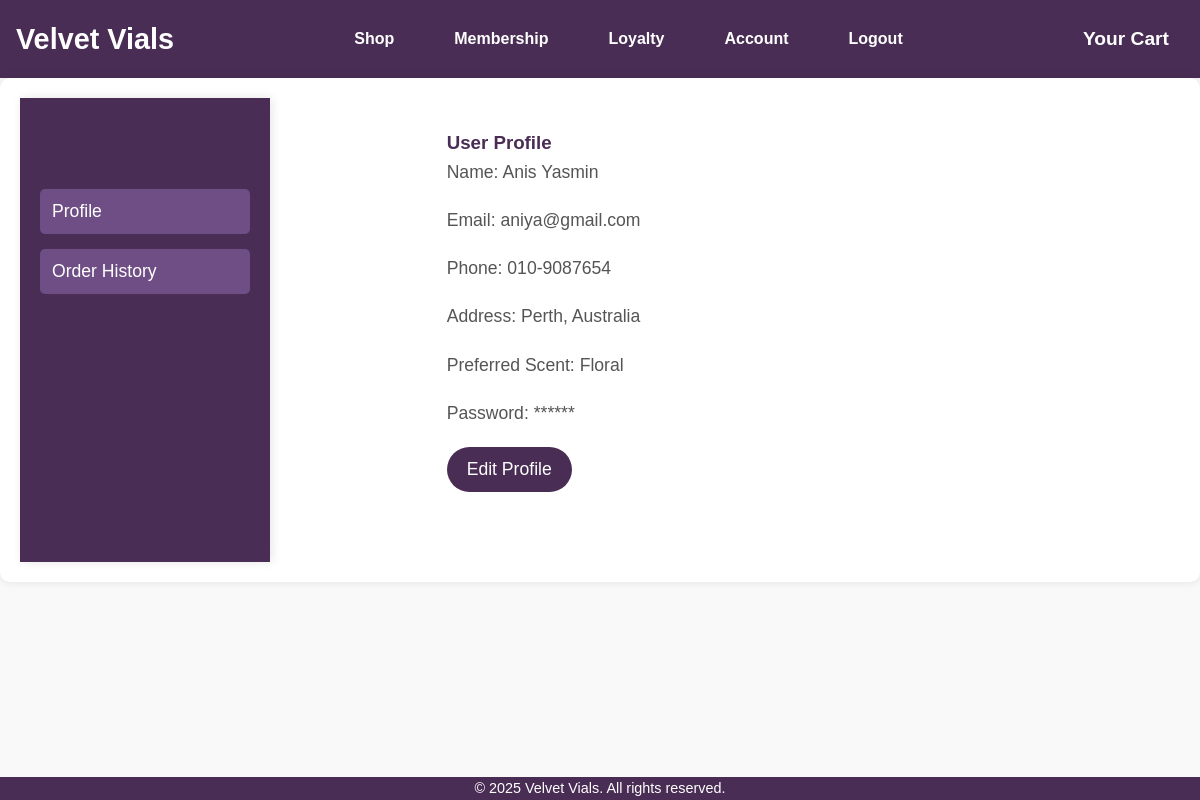
Screenshot of /account.php (signed in) with the database file from the repository.
### tables this page shows
CREATE TABLE `users` (
  `userId` int(11) NOT NULL,
  `userFname` varchar(100) NOT NULL,
  `userLname` varchar(100) NOT NULL,
  `userEmail` varchar(100) NOT NULL,
  `userPhone` varchar(15) NOT NULL,
  `userAddress` varchar(255) NOT NULL,
  `userPassword` varchar(255) NOT NULL,
  `userMembership` varchar(10) NOT NULL,
  `signup_date` timestamp NOT NULL DEFAULT current_timestamp(),
  `userStatus` enum('active','inactive') DEFAULT 'active',
  `userPrefStatus` varchar(50) DEFAULT NULL,
  `loyaltyPoint` int(11) DEFAULT 0,
  `loyaltyEarn` int(11) DEFAULT 0,
  `loyaltyRedeem` int(11) DEFAULT 0,
  `lastCheckIn` datetime DEFAULT NULL,
  `membershipExpiryDate` date DEFAULT NULL,
  `membershipRequest` varchar(50) DEFAULT NULL,
  `isRequestApproved` tinyint(1) DEFAULT 0,
  `approveStat` enum('Pending','Approved') DEFAULT 'Pending'
);

### account.php (the view, shortened to what this page needs)
<?php
$servername = "localhost";
$username = "root";
$password = "";
$dbname = "velvetvials";
$conn = new mysqli($servername, $username, $password, $dbname);
$userEmail = $_SESSION['userEmail'];
$userSql = "SELECT userId, userFname, userLname, userEmail, userPhone, userAddress, userPrefStatus, userPassword FROM users WHERE userEmail = ?";
$userStmt = $conn->prepare($userSql);
$userStmt->bind_param("s", $userEmail);
$userStmt->execute();
$userResult = $userStmt->get_result();
if ($userResult->num_rows > 0) {
    $userData = $userResult->fetch_assoc();
} else {
    die("User not found.");
}
?>
<!DOCTYPE html>
<html lang="en">
<head>
    <link rel="stylesheet" href="css/style.css">
    <link rel="stylesheet" href="https://cdnjs.cloudflare.com/ajax/libs/font-awesome/6.0.0-beta3/css/all.min.css">
</head>
<body>
<nav class="nav-bar">
            <a id="logo" href="member.php">Velvet Vials</a>
            <div class="nav-bar-links">
                <ul>
                    <li><a href="shopPublic.php">Shop</a></li>
                    <li><a href="membership.php">Membership</a></li>
                    <li><a href="loyalty.php">Loyalty</a></li>
                    <li><a href="account.php">Account</a></li>
                    <li><a href="logout.php">Logout</a></li>
                </ul>
            </div>
            <div id="cart">
                <a href="cartPage.php">Your Cart </a>
            </div>
        </nav>
<div class="container">
    <div class="sidebar">
        <h2>Account</h2>
        <ul>
            <li><button id="profile-btn">Profile</button></li>
            <li><button id="order-history-btn">Order History</button></li>
        </ul>
    </div>
    <div class="main-content">
        <div id="profile-section" class="account-section">
            <h3>User Profile</h3>
            <p>Name: <span id="user-name"><?php echo $userData['userFname'] . ' ' . $userData['userLname']; ?></span></p>
            <p>Email: <span id="user-email"><?php echo $userData['userEmail']; ?></span></p>
            <p>Phone: <span id="user-phone"><?php echo $userData['userPhone']; ?></span></p>
            <p>Address: <span id="user-address"><?php echo $userData['userAddress']; ?></span></p>
            <p>Preferred Scent: <span id="user-preferences"><?php echo $userData['userPrefStatus']; ?></span></p>
            <p>Password: <span id="user-password">******</span></p>
            <button id="edit-profile-btn">Edit Profile</button>
        </div>
    </div>
</div>
<footer id="footer">
    <p>&copy; 2025 Velvet Vials. All rights reserved.</p>
</footer>
</body>
</html>

### css/style.css (style rules this page uses)
* { margin: 0; padding: 0; box-sizing: border-box; font-family: 'Arial', sans-serif; }
body { font-family: 'Poppins', sans-serif; line-height: 1.6; background-color: #f9f9f9; color: #333; }
h1, h2 { color: #4A2D54; font-weight: bold; }
p { color: #555; }
.nav-bar { background-color: #4A2D54; padding: 1rem; color: white; display: flex; justify-content: space-between; align-items: center; }
.nav-bar a { color: white; text-decoration: none; font-size: 1.2rem; font-weight: bold; }
.nav-bar-links ul { list-style: none; margin: 0; padding: 0; display: flex; gap: 15px; }
.nav-bar-links ul li { margin: 0 15px; }
.nav-bar-links ul li a { color: white; text-decoration: none; font-size: 1rem; transition: color 0.3s; }
#logo { color: white; font-size: 1.8rem; font-weight: bold; text-decoration: none; }
#footer { background-color: #4A2D54; color: white; text-align: center; padding: 0.%; position: fixed; bottom: 0; width: 100%; font-size: 0.9rem; }
#footer p { margin: 0; color:#ffffff; }
.container { max-width: 600px; margin: 50px auto; padding: 20px; background-color: white; border-radius: 10px; box-shadow: 0 0 10px rgba(0, 0, 0, 0.1); }
h2 { text-align: center; color: #4A2D54; margin-bottom: 20px; font-size: 2rem; }
button { padding: 8px 16px; border: none; cursor: pointer; }
.container { max-width: 1200px; margin: 0 auto; display: grid; grid-template-columns: 1fr 1fr 1fr; gap: 30px; }
.sidebar { width: 250px; background-color: #4A2D54; color: white; padding: 20px; box-shadow: 2px 0 10px rgba(0, 0, 0, 0.1); }
.sidebar h2 { margin-bottom: 20px; }
.sidebar ul { list-style-type: none; }
.sidebar li { margin-bottom: 15px; }
.sidebar button { width: 100%; background-color: #6F4E85; border: none; color: white; padding: 12px; text-align: left; font-size: 1.1rem; border-radius: 5px; cursor: pointer; transition: background-color 0.3s ease; }
.main-content { flex-grow: 1; padding: 30px; }
.account-section { display: none; margin-bottom: 40px; }
.account-section h3 { color: #4A2D54; }
.account-section p { font-size: 1.1rem; color: #555; margin-bottom: 20px; }
.account-section button { background-color: #4A2D54; color: white; padding: 12px 20px; font-size: 1.1rem; border: none; cursor: pointer; border-radius: 25px; transition: background-color 0.3s ease; }
.nav-bar a { color: white; text-decoration: none; margin-right: 15px; }

### rows the page displays
users: userFname "Anis", userLname "Yasmin", userEmail "aniya@gmail.com", userPhone "010-9087654", userAddress "Perth, Australia", userPrefStatus "Floral"
